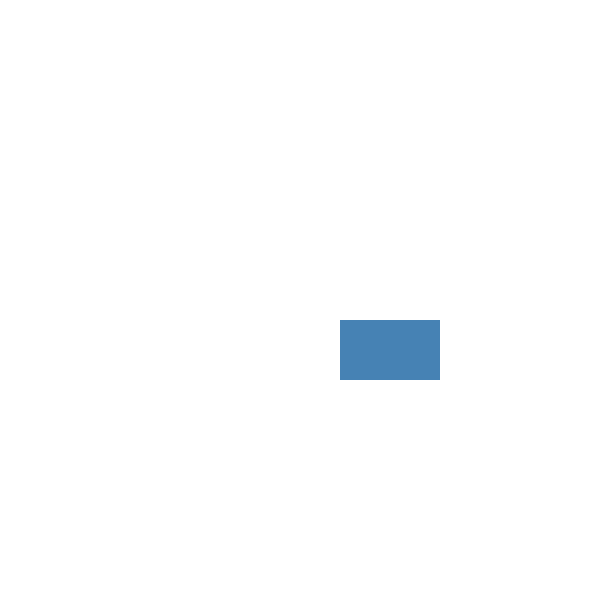

This figure's Vega-Lite source:
### Vega specification from a JSON file in a GitHub repository (floating-point values rounded to 4 significant figures)
{"$schema": "https://vega.github.io/schema/vega/v6.json", "width": 300, "height": 300, "padding": 40, "scales": [{"name": "x", "type": "linear", "domain": [0, 10], "range": "width"}], "axes": [{"orient": "bottom", "scale": "x"}], "marks": [{"type": "rect", "encode": {"update": {"x": {"value": 20}, "y": {"value": 10}, "width": {"value": 50}, "height": {"value": 30}, "fill": {"value": "steelblue"}}}}], "encode": {"enter": {"x": {"signal": "radius"}, "y": {"signal": "radius"}}}, "autosize": {"type": "none", "contains": "padding"}, "signals": [{"name": "radius", "update": "width / 2"}]}
